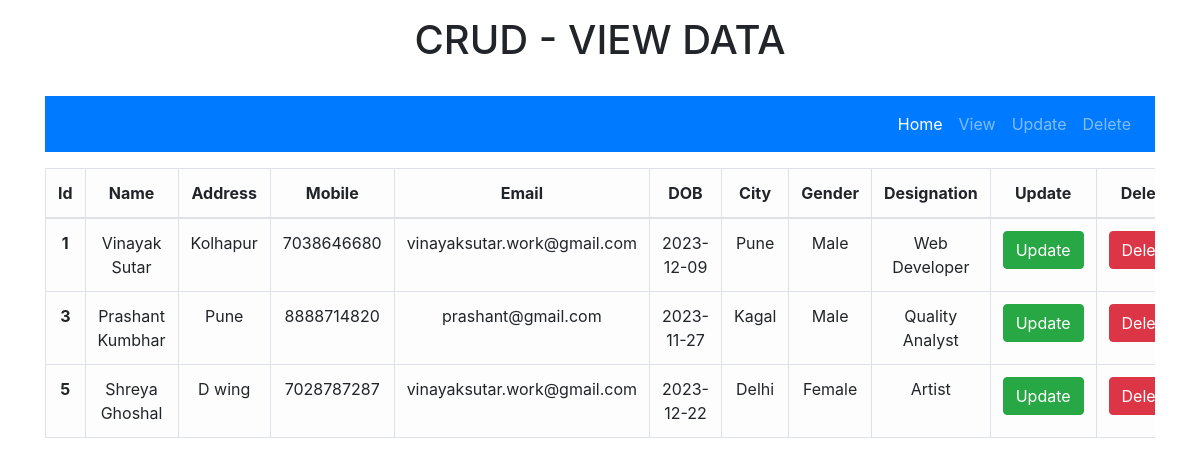
The page /view.php on the database its author committed.
### tables this page shows
CREATE TABLE `employee` (
  `eid` int(10) NOT NULL,
  `name` varchar(255) NOT NULL,
  `address` varchar(255) NOT NULL,
  `mobile` varchar(10) NOT NULL,
  `email` varchar(255) NOT NULL,
  `dob` varchar(255) NOT NULL,
  `city` varchar(255) NOT NULL,
  `gender` int(50) NOT NULL,
  `designation` varchar(255) NOT NULL
);

CREATE TABLE `genders` (
  `gid` int(10) NOT NULL,
  `gname` varchar(255) NOT NULL
);

### view.php (the view, shortened to what this page needs)
<?php
    include 'connection.php';
    include 'header.php';
?>
<div class="container">
    <h1 class="text-center py-3 ">CRUD - VIEW DATA</h1>
    <?php include 'navbar.php'; ?>
    <div class="table-responsive">
        <table class="table table-light table-bordered ">
            <thead class="text-center">
                <tr>
                    <th>Id</th>
                    <th>Name</th>
                    <th>Address</th>
                    <th>Mobile</th>
                    <th>Email</th>
                    <th>DOB</th>
                    <th>City</th>
                    <th>Gender</th>
                    <th>Designation</th>
                    <th>Update</th>
                    <th>Delete</th>
                </tr>
            </thead>
            <tbody class="text-center">
                <?php
                    $sql = "SELECT * FROM employee JOIN genders WHERE employee.gender = genders.gid";
                    $result = mysqli_query($conn,$sql) or die("Query failed");
                    while ($row = mysqli_fetch_assoc($result))
                    {
                ?>
                <tr>
                    <th><?php echo $row['eid']; ?></th>
                    <td><?php echo $row['name']; ?></td>
                    <td><?php echo $row['address']; ?></td>
                    <td><?php echo $row['mobile']; ?></td>
                    <td><?php echo $row['email']; ?></td>
                    <td><?php echo $row['dob']; ?></td>
                    <td><?php echo $row['city']; ?></td>
                    <td><?php echo $row['gname']; ?></td>
                    <td><?php echo $row['designation']; ?></td>
                    <td><a href="update_edit.php?eid=<?php echo $row['eid']; ?>" class="btn btn-success">Update</a></td>
                    <td><a href="delete.php?eid=<?php echo $row['eid']; ?>" class="btn btn-danger">Delete</a></td>
                </tr>
                <?php
                    }
                ?>
            </tbody>
        </table>
    </div>
</div>
<?php
    include 'footer.php';
?>

### header.php (shortened to what this page needs)
<!DOCTYPE html>
<html lang="en">
<head>
<link rel="stylesheet" href="https://cdnjs.cloudflare.com/ajax/libs/twitter-bootstrap/4.1.3/css/bootstrap.min.css">
<link rel="stylesheet" href="https://use.fontawesome.com/releases/v5.3.1/css/all.css">
<link rel="stylesheet" href="assets/css/style.css">
</head>
<body>

### navbar.php (shortened to what this page needs)
<nav class="navbar navbar-expand-lg navbar-dark bg-primary my-3">
  <div class="collapse navbar-collapse justify-content-end" id="navbarNav">
    <ul class="navbar-nav">
      <li class="nav-item active">
        <a class="nav-link" href="index.php">Home</a>
      </li>
      <li class="nav-item">
        <a class="nav-link" href="view.php">View</a>
      </li>
      <li class="nav-item">
        <a class="nav-link" href="view.php">Update</a>
      </li>
      <li class="nav-item">
        <a class="nav-link" href="view.php">Delete</a>
      </li>
    </ul>
  </div>
</nav>

### footer.php (shortened to what this page needs)
</body>
</html>

### rows shown on the page
employee: eid "1", name "Vinayak Sutar", address "Kolhapur", mobile "7038646680", email "vinayaksutar.work@gmail.com", dob "2023-12-09", city "Pune", genders.gname "Male", designation "Web Developer"
employee: eid "3", name "Prashant Kumbhar", address "Pune", mobile "8888714820", email "prashant@gmail.com", dob "2023-11-27", city "Kagal", genders.gname "Male", designation "Quality Analyst"
employee: eid "5", name "Shreya Ghoshal", address "D wing", mobile "7028787287", email "vinayaksutar.work@gmail.com", dob "2023-12-22", city "Delhi", genders.gname "Female", designation "Artist"
